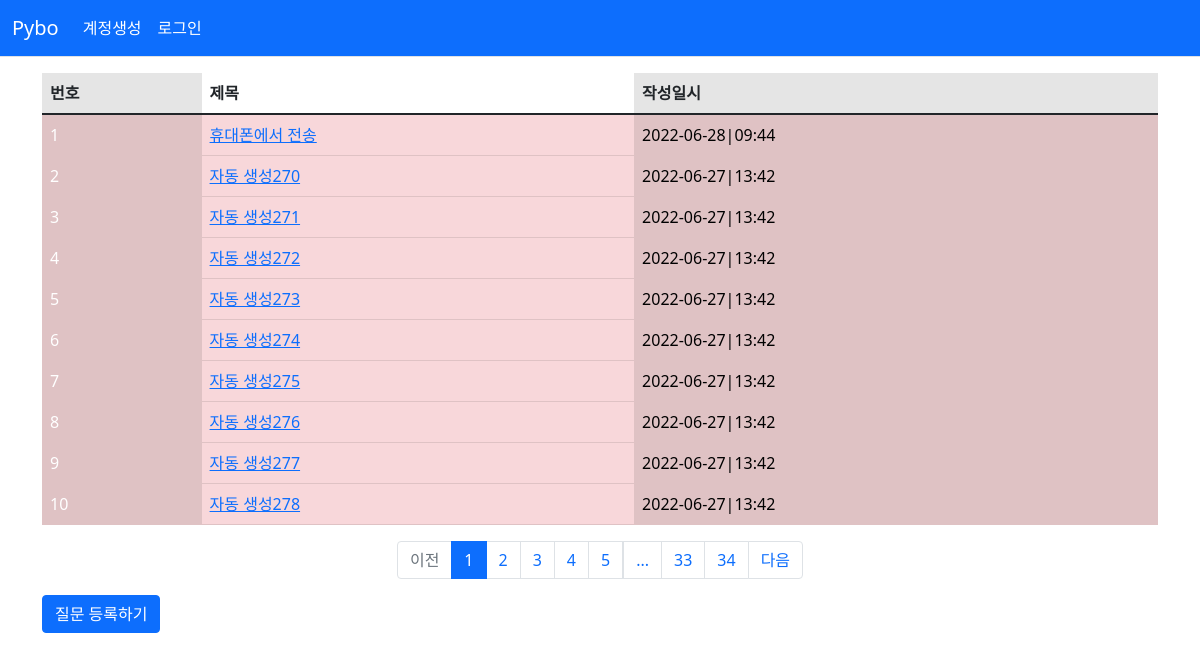
The page /question/list on the database its author committed.
### pybo/models.py (models this page shows)
class Question(db.Model):
    id = db.Column(db.Integer, primary_key=True)
    subject = db.Column(db.String(200), nullable=False)
    content = db.Column(db.Text(), nullable=False)
    create_date = db.Column(db.DateTime(), nullable=False)

### pybo/views/question_views.py (the view)
@bp.route('/list')
def list_question():
    page = request.args.get('page', type=int, default=1)  # 페이지
    question_list = Question.query.order_by(Question.create_date.desc())
    question_list = question_list.paginate(page, per_page=10)
    return render_template('questions/question_list.html', question_list=question_list)

### pybo/views/auth_views.py (called while the page is built)
@bp.before_app_request
def load_logged_in_user():
    user_id = session.get('user_id')
    if user_id is None:
        g.user = None
    else:
        g.user = User.query.get(user_id)

### pybo/templates/questions/question_list.html
{% extends 'base.html' %}
{% block content %}
<div class="container my-3">
    <table class="table">
        <thead>
        <tr>
            <th class="table-active">번호</th>
            <th >제목</th>
            <th class="table-active">작성일시</th>
        </tr>
        </thead>
        <tbody>
        {% if question_list %}
        {% for question in question_list.items %}
        <tr class="table-danger">
            <td class="table-active text-white">{{ loop.index }}</td>
            <td >
                <a href="{{ url_for('question.detail', question_id=question.id) }}">{{ question.subject }}</a>
            </td>
            <td class="table-active">{{ question.create_date.strftime('%Y-%m-%d|%H:%M') }}</td>
        </tr>
        {% endfor %}
        {% else %}
        <tr>
            <td colspan="3">질문이 없습니다.</td>
        </tr>
        {% endif %}
        </tbody>
    </table>
    <ul class="pagination justify-content-center">
        {% if question_list.has_prev %}
        <li class="page-item">
            <a class="page-link" href="?page={{ question_list.prev_num }}">이전</a>
        </li>
        {% else %}
        <li class="page-item disabled">
            <a class="page-link" tabindex="-1" aria-disabled="true" href="javascript:void(0)">이전</a>
        </li>
        {% endif %}
        {% for page_num in question_list.iter_pages() %}
        {% if page_num %}
        {% if page_num != question_list.page %}
        <li class="page-item">
            <a class="page-link" href="?page={{ page_num }}">{{ page_num }}</a>
        </li>
        {% else %}
        <li class="page-item active" aria-current="page">
            <a class="page-link" href="javascript:void(0)">{{ page_num }}</a>
        </li>
        {% endif %}
        {% else %}
        <li class="disabled">
            <a class="page-link" href="javascript:void(0)">...</a>
        </li>
        {% endif %}
        {% endfor %}
        {% if question_list.has_next %}
        <li class="page-item">
            <a class="page-link" href="?page={{ question_list.next_num }}">다음</a>
        </li>
        {% else %}
        <li class="page-item disabled">
            <a class="page-link" tabindex="-1" aria-disabled="true" href="javascript:void(0)">다음</a>
        </li>
        {% endif %}
    </ul>
    <a href="{{ url_for('question.create') }}" class="btn btn-primary">질문 등록하기</a>
</div>
{% endblock %}

### pybo/templates/base.html (shortened to what this page needs)
<!doctype html>
<html lang="ko">
<head>
    <link rel="stylesheet" href="{{ url_for('static', filename='bootstrap.min.css') }}">
</head>
<body>
{% include "navbar.html" %}
{% block content %}
{% endblock %}
</body>
</html>

### pybo/templates/navbar.html (shortened to what this page needs)
<nav class="navbar navbar-expand-lg navbar-dark bg-primary border-bottom">
    <div class="container-fluid">
        <a class="navbar-brand" href="{{ url_for('main.index') }}">Pybo</a>
        <div class="collapse navbar-collapse" id="navbarSupportedContent">
            {% if g.user %}
                <ul class="navbar-nav">
                    <li class="nav-item ">
                        <a class="nav-link" aria-disabled="true" href="javascript:void(0)">{{ g.user.username }}</a>
                        <a class="nav-link" href="{{url_for('auth.logout')}}"> 로그아웃</a>
                    </li>
                </ul>
            {% else %}
            <ul class="navbar-nav me-auto mb-2 mb-lg-0">
                <li class="nav-item">
                    <a class="nav-link text-white" href="{{url_for('auth.signup')}}">계정생성</a>
                </li>
                <li class="nav-item">
                    <a class="nav-link text-white" href="{{url_for('auth.login')}}">로그인</a>
                </li>
            {% endif %}
            </ul>
        </div>
    </div>
</nav>

### rows shown on the page
Question: subject "휴대폰에서 전송", create_date "2022-06-28|09:44"
Question: subject "자동 생성270", create_date "2022-06-27|13:42"
Question: subject "자동 생성271", create_date "2022-06-27|13:42"
Question: subject "자동 생성272", create_date "2022-06-27|13:42"
Question: subject "자동 생성273", create_date "2022-06-27|13:42"
Question: subject "자동 생성274", create_date "2022-06-27|13:42"
Question: subject "자동 생성275", create_date "2022-06-27|13:42"
Question: subject "자동 생성276", create_date "2022-06-27|13:42"
Question: subject "자동 생성277", create_date "2022-06-27|13:42"
Question: subject "자동 생성278", create_date "2022-06-27|13:42"

### other values the page prints
{{ page_num }} "1"
{{ page_num }} "2" "3" "4" "5" "33" "34"
